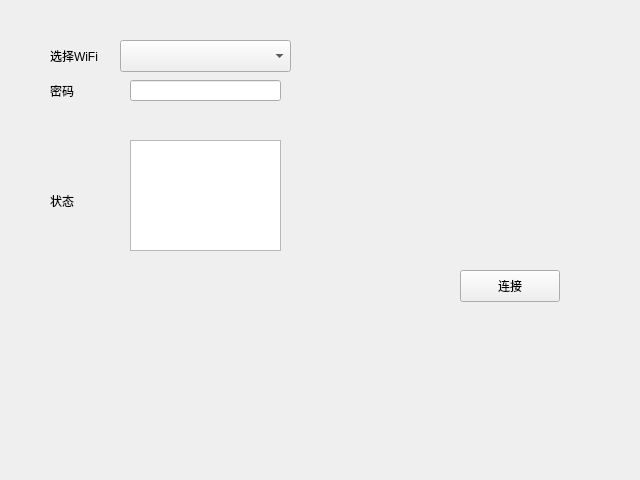
<?xml version="1.0" encoding="UTF-8"?>
<ui version="4.0">
 <class>MainWindow</class>
 <widget class="QMainWindow" name="MainWindow">
  <property name="geometry">
   <rect>
    <x>0</x>
    <y>0</y>
    <width>640</width>
    <height>480</height>
   </rect>
  </property>
  <property name="windowTitle">
   <string>Main Window</string>
  </property>
  <widget class="QWidget" name="centralwidget">
   <widget class="QPushButton" name="connectButton">
    <property name="geometry">
     <rect>
      <x>460</x>
      <y>270</y>
      <width>100</width>
      <height>32</height>
     </rect>
    </property>
    <property name="text">
     <string>连接</string>
    </property>
   </widget>
   <widget class="QComboBox" name="wifiDropDown">
    <property name="geometry">
     <rect>
      <x>120</x>
      <y>40</y>
      <width>171</width>
      <height>32</height>
     </rect>
    </property>
   </widget>
   <widget class="QLabel" name="label">
    <property name="geometry">
     <rect>
      <x>50</x>
      <y>45</y>
      <width>58</width>
      <height>21</height>
     </rect>
    </property>
    <property name="text">
     <string>选择WiFi</string>
    </property>
   </widget>
   <widget class="QLineEdit" name="passwdInput">
    <property name="geometry">
     <rect>
      <x>130</x>
      <y>80</y>
      <width>151</width>
      <height>21</height>
     </rect>
    </property>
   </widget>
   <widget class="QLabel" name="label_2">
    <property name="geometry">
     <rect>
      <x>60</x>
      <y>110</y>
      <width>58</width>
      <height>21</height>
     </rect>
    </property>
    <property name="text">
     <string/>
    </property>
   </widget>
   <widget class="QLabel" name="label_3">
    <property name="geometry">
     <rect>
      <x>50</x>
      <y>80</y>
      <width>58</width>
      <height>21</height>
     </rect>
    </property>
    <property name="text">
     <string>密码</string>
    </property>
   </widget>
   <widget class="QLabel" name="label_4">
    <property name="geometry">
     <rect>
      <x>50</x>
      <y>190</y>
      <width>58</width>
      <height>21</height>
     </rect>
    </property>
    <property name="text">
     <string>状态</string>
    </property>
   </widget>
   <widget class="QTextBrowser" name="statusArea">
    <property name="geometry">
     <rect>
      <x>130</x>
      <y>140</y>
      <width>151</width>
      <height>111</height>
     </rect>
    </property>
   </widget>
  </widget>
 </widget>
 <resources>
  <include location="../example.qrc"/>
 </resources>
 <connections/>
</ui>
